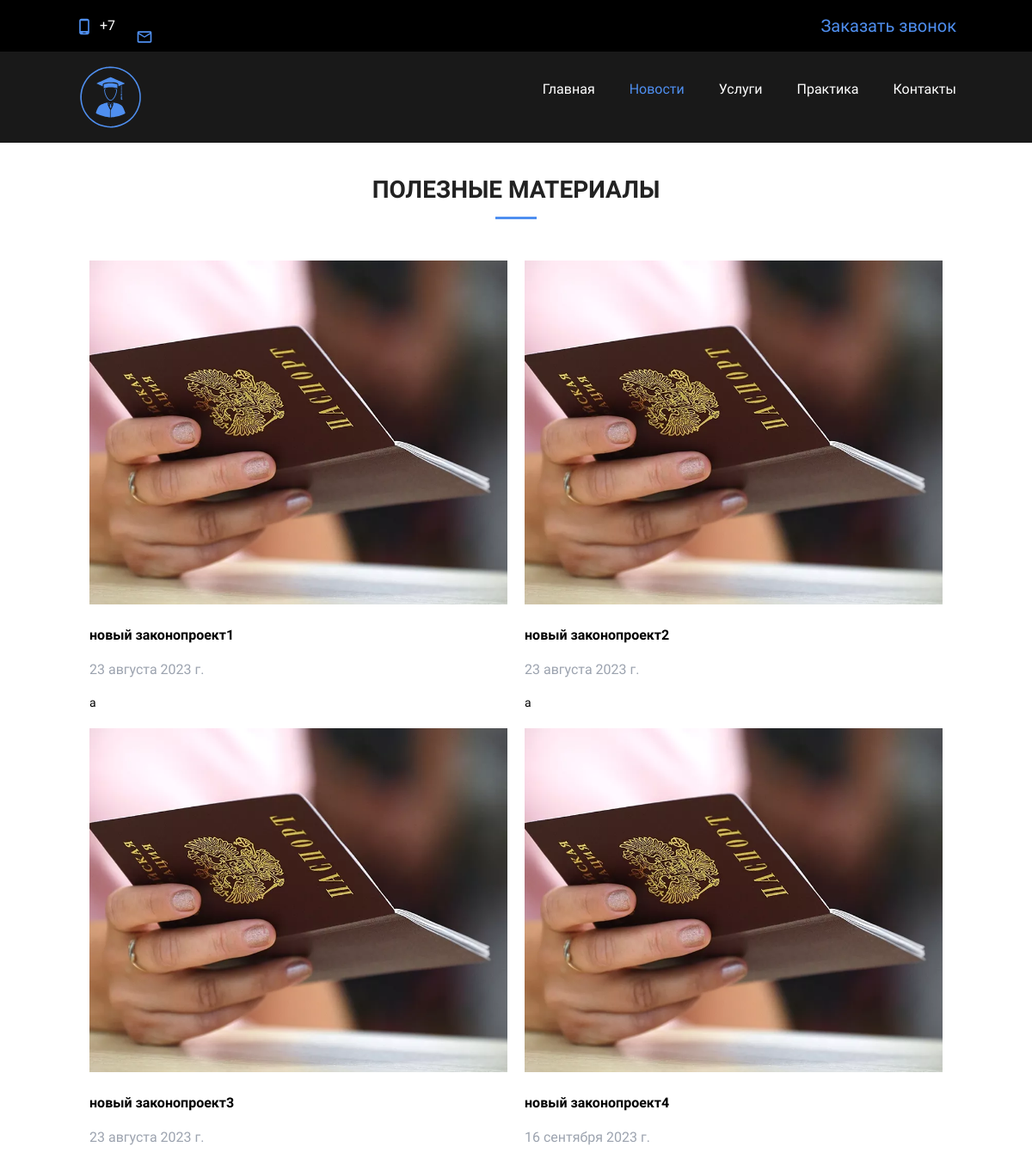
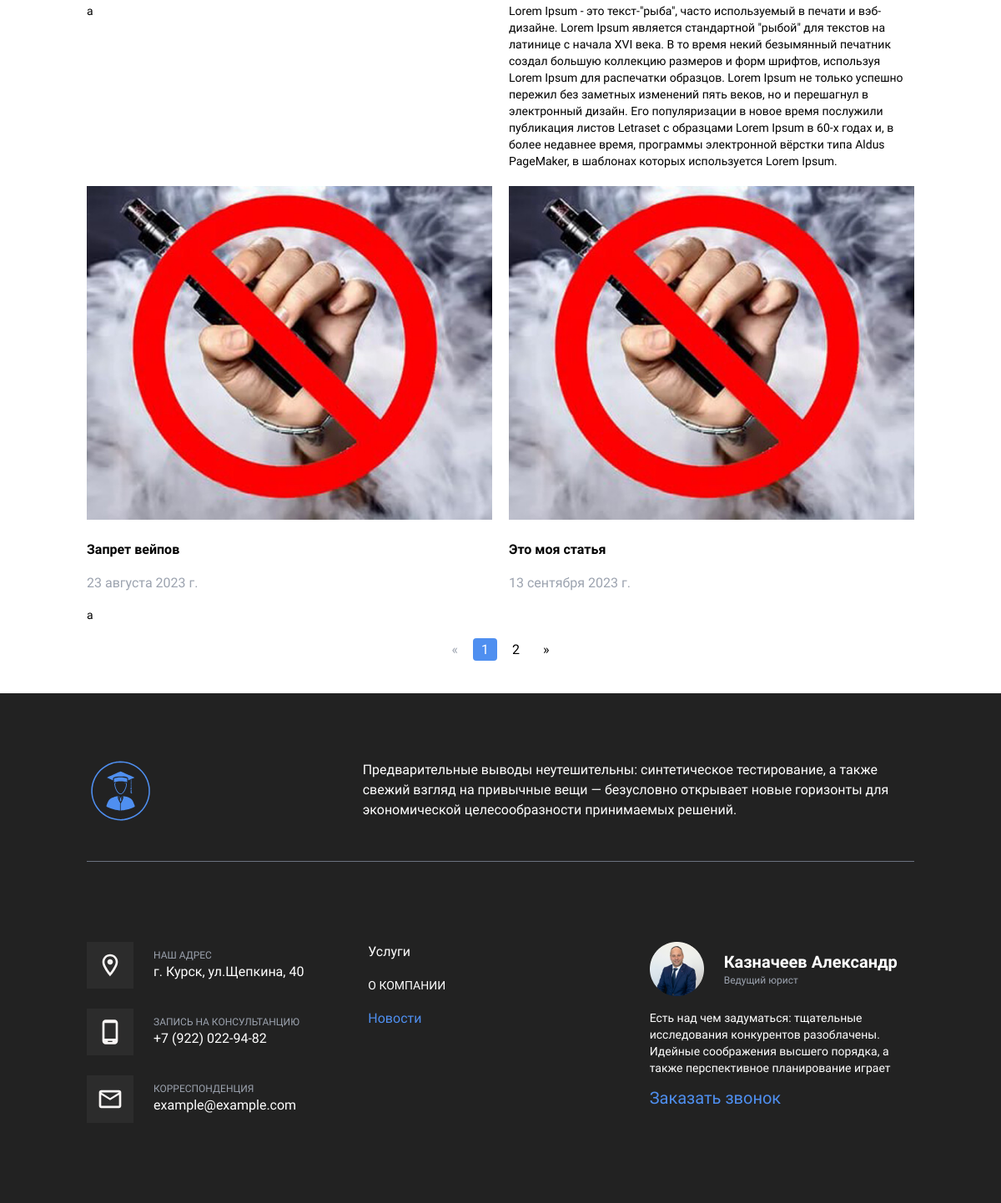
Screenshot of /articles/page_articles/1 with the database file from the repository (2 pictures, top to bottom).
### articles/models.py (models this page shows, shortened)
class Article(models.Model):
    name = models.CharField(max_length=128)
    short_description = models.TextField(null=True, blank=True)
    description = tinymce_models.HTMLField()
    date_create = models.DateField(auto_now=True)
    image = models.ImageField(upload_to='article_images')

### articles/views.py (the view)
# urls.py: path('page_articles/<int:page_number>', render_articles, name='index'),
def render_articles(request, page_number=1):
    articles = Article.objects.all()
    per_page = 6
    paginator = Paginator(articles, per_page)
    articles_pagintor = paginator.page(page_number)
    context = {
        'news': articles_pagintor
    }
    return render(request, 'articles/articles.html', context)

### articles/templates/articles/articles.html (shortened to what this page needs)
{% extends 'lawyer/base.html' %} {% load static tailwind_tags %} {% load static
%} {% block content %}
<main>
  <div class="container mx-auto px-4 pt-[200px]">
    <h1 class="section-title text-center after:mx-auto">Полезные материалы</h1>
    <div class="grid max-w-6xl mx-auto grid-cols-2 gap-5">
      {% for new in news %}
      <div class="">
        <a href="{% url "articles:article" new.id %}" class="news-block">
          <div class="news-img">
            <img src="/media/{{new.image}}" alt="" />
          </div>
          <div class="news-content">
            <p class="news-title text-black">{{new.name}}</p>
            <p class="news-date">{{new.date_create}}</p>
            <p class="news-text text-black">{{new.short_description}}</p>
          </div>
        </a>
      </div>
      {% endfor %}
    </div>
    <nav class="pagination text-black mt-5">
      <ul class="pagination-list flex gap-2 justify-center">
          <li class="pagination-item"><a class="pagination-link prev {% if not news.has_previous%}text-gray-400{% endif %}" href="{% if news.has_previous%} {% url 'articles:index' news.previous_page_number %} {% else %} # {% endif %}">«</a></li>
          {% for page in news.paginator.page_range %}
          <li class="pagination-item">
            <a class="pagination-link {% if news.number == page %} active {% endif %}" href="{% url "articles:index" page %}">{{page}}</a>
          </li>
          {% endfor %}
          <li class="pagination-item"><a class="pagination-link next {% if not news.has_next%}text-gray-400{% endif %}" href="{% if news.has_next%} {% url 'articles:index' news.next_page_number %} {% else %} # {% endif %}">»</a></li>
      </ul>
  </nav>
  </div>
</main>
{% endblock content %}

### rows the page displays
Article: image (picture), name "новый законопроект1", date_create "23 августа 2023 г.", short_description "a"
Article: image (picture), name "новый законопроект2", date_create "23 августа 2023 г.", short_description "a"
Article: image (picture), name "новый законопроект3", date_create "23 августа 2023 г.", short_description "a"
Article: image (picture), name "новый законопроект4", date_create "16 сентября 2023 г.", short_description "Lorem Ipsum - это текст-\"рыба\", часто используемый в печати и вэб-дизайне. Lorem Ipsum является стандартной \"рыбой\" для текстов на латинице с начала XVI века. В то время некий безымянный печатник создал большую коллекцию размеров и форм шрифтов, используя Lorem Ipsum для распечатки образцов. Lorem Ipsum не только успешно пережил без заметных изменений пять веков, но и перешагнул в электронный дизайн. Его популяризации в новое время послужили публикация листов Letraset с образцами Lorem Ipsum в 60-х годах и, в более недавнее время, программы электронной вёрстки типа Aldus PageMaker, в шаблонах которых используется Lorem Ipsum."
Article: image (picture), name "Запрет вейпов", date_create "23 августа 2023 г.", short_description "a"
Article: image (picture), name "Это моя статья", date_create "13 сентября 2023 г."

### other values shown
{{ page }} "1" "2"
